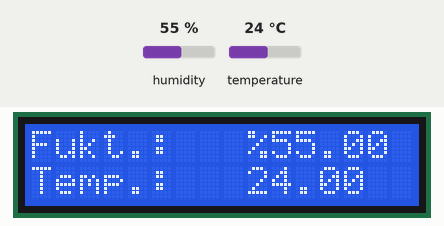
Simulated run of this sketch. Board: Arduino Uno, built with avr-gcc and run on an emulated ATmega328P. On the bench: 16×2 character LCD. Wiring (inferred from the names in the program): DHT22 sensor: data A0. The test bench sets the inputs (shaded band); at power-on: humidity 55 %, temperature 24 °C. What the sketch prints to the serial monitor is not drawn.

Above: at 1.2 s.
1.3 s: humidity set to 22 %
At 6.4 s:
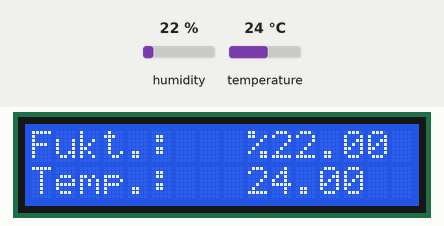
11.5 s: temperature set to 12 °C
At 16.1 s:
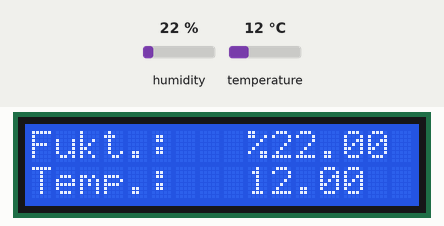
21.6 s: humidity set to 40 %
At 25.8 s:
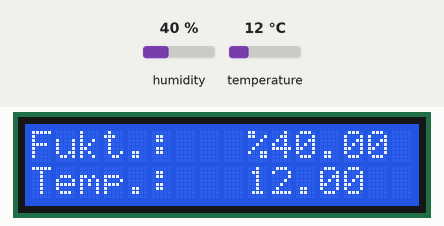
31.6 s: temperature set to 19 °C
At 35.5 s:
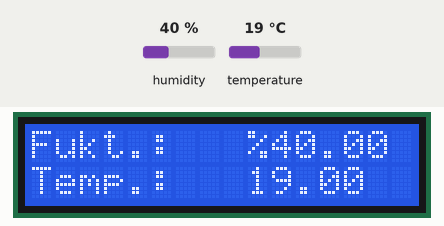
Timing chart, 0 to 37.0 s (numbered marks = the images above; inputs shaded):
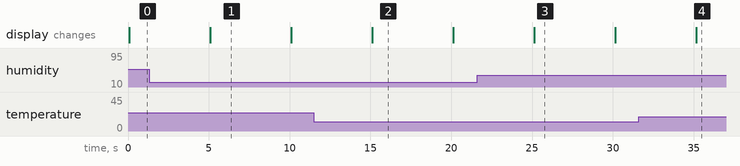

Measured:
- after the input at 1.3 s, the display: first differs from a run without the input after 3.8 s (image 1)
- after the input at 11.5 s, the display: first differs from a run without the input after 3.6 s (image 2)
- after the input at 21.6 s, the display: first differs from a run without the input after 3.5 s (image 3)
- after the input at 31.6 s, the display: first differs from a run without the input after 3.6 s (image 4)
- what the display in image 1 shows lasts 5.0 s, from 5.1 s to 10.1 s

The sketch:

crystal.ino
```cpp
#include <dht.h>
dht DHT;
//Constants
#define DHT21_PIN A0     // DHT 22  (AM2302) - what pin we're connected to

//Variables
float hum;  //Stores humidity value
float temp; //Stores temperature value

#include <LiquidCrystal.h> // includes the LiquidCrystal Library
LiquidCrystal lcd(12, 11, 5, 4, 3, 2); // Creates an LC object. Parameters: (rs, enable, d4, d5, d6, d7)
void setup() {
 Serial.begin(9600);
 lcd.begin(16,2); // Initializes the interface to the LCD screen, and specifies the dimensions (width and height) of the display }
}
void loop() {
  int chk = DHT.read21(DHT21_PIN);
    //Read data and store it to variables hum and temp
    hum = DHT.humidity;
    temp= DHT.temperature;
    //Print temp and humidity values to serial monitor
     lcd.setCursor(0,0);
 lcd.println("Fukt.: ");
 Serial.println(hum);
 lcd.print("%");
 lcd.print(hum);
 lcd.setCursor(0,1);
 lcd.println("Temp.: ");
 lcd.print(temp);
 delay(5000); //Delay 2 sec.
 lcd.clear();
}
```
